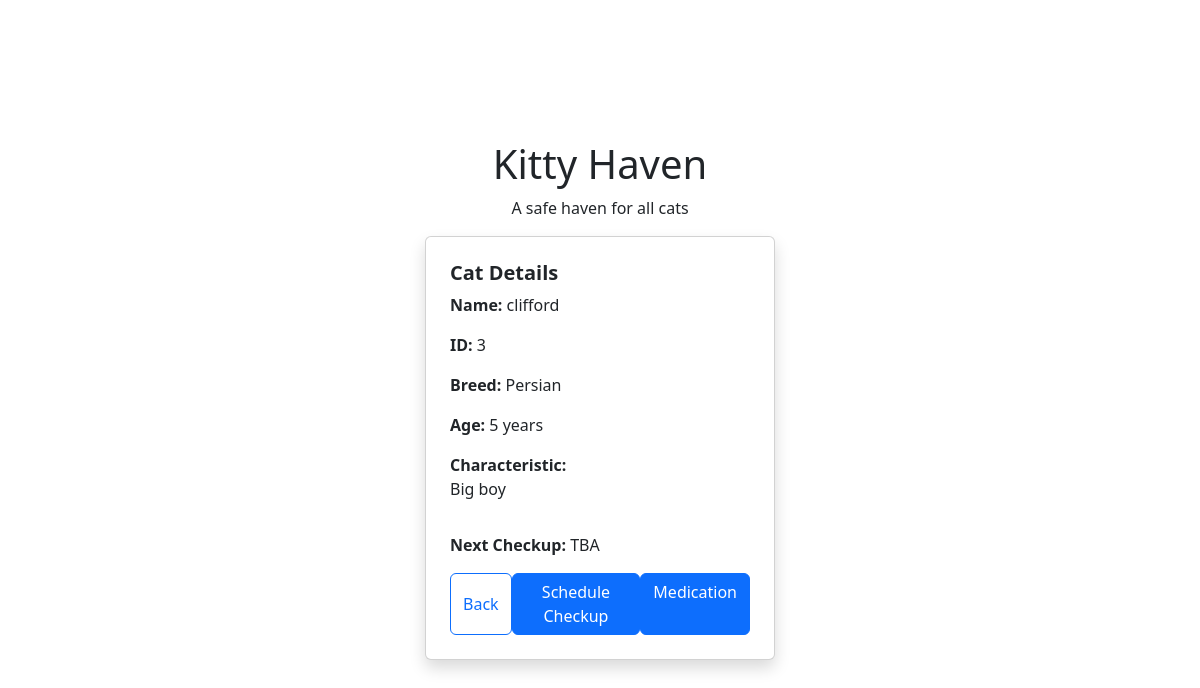
The page /cat-details/3/ on the database its author committed.
### CatDatabase/models.py (models this page shows, shortened)
class Cat(models.Model):
    CatID = models.AutoField(primary_key=True)
    UserID = models.ForeignKey(djangoUser, on_delete=models.CASCADE, null=True, blank=True)
    Name = models.CharField(max_length=50)
    Breed = models.CharField(max_length=50)
    Age = models.IntegerField()
    Gender = models.CharField(max_length=1)
    Description = models.CharField(max_length=500)

### app/views.py (the view)
# urls.py: path('cat-details/<int:cat_id>/', views.cat_details, name='cat_details'),
def cat_details(request, cat_id):
    cat = get_object_or_404(Cat, CatID=cat_id)
    latest_appointment = Appointment.objects.filter(CatID=cat).order_by('-Date').first()
    return render(request, 'app/cat_details.html', {'cat': cat, 'appointment': latest_appointment})

### app/templates/app/cat_details.html (shortened to what this page needs)
<!DOCTYPE html>
<html lang="en">
<head>
    <link href="https://cdn.jsdelivr.net/npm/bootstrap@5.3.0/dist/css/bootstrap.min.css" rel="stylesheet">
</head>
<body>
    <div class="container d-flex flex-column align-items-center justify-content-center vh-100">
        <h1 class="text-center">Kitty Haven</h1>
        <p class="text-center">A safe haven for all cats</p>
        <div class="card p-4 shadow" style="width: 350px;">
            <h5 class="fw-bold">Cat Details</h5>
            <div class="mb-3">
                <strong>Name:</strong> {{ cat.Name }}
            </div>
            <div class="mb-3">
                <strong>ID:</strong> {{ cat.CatID }}
            </div>
            <div class="mb-3">
                <strong>Breed:</strong> {{ cat.Breed }}
            </div>
            <div class="mb-3">
                <strong>Age:</strong> {{ cat.Age }} years
            </div>
            <div class="mb-3">
                <strong>Characteristic:</strong>
                <p>{{ cat.Description }}</p>
            </div>
           <div class="mb-3">
             <strong>Next Checkup:</strong>
                    {{ appointment.Date|default:"TBA" }}
            </div>
            <div class="d-flex justify-content-between">
                <button type="button" class="btn btn-outline-primary" onclick="goBack()">Back</button>
                 <a href="{% url 'cat_scheduler_checkup' cat.CatID %}" class="btn btn-primary">Schedule Checkup</a>
                 <a href="{% url 'medical_cat_detail' cat.CatID %}" class="btn btn-primary"> Medication </a>
            </div>
        </div>
    </div>
</body>
</html>

### rows shown on the page
Cat: Name "clifford", CatID "3", Breed "Persian", Age "5", Description "Big boy"

### other values the page prints
{{ appointment.Date|default:"TBA" }} "TBA"
